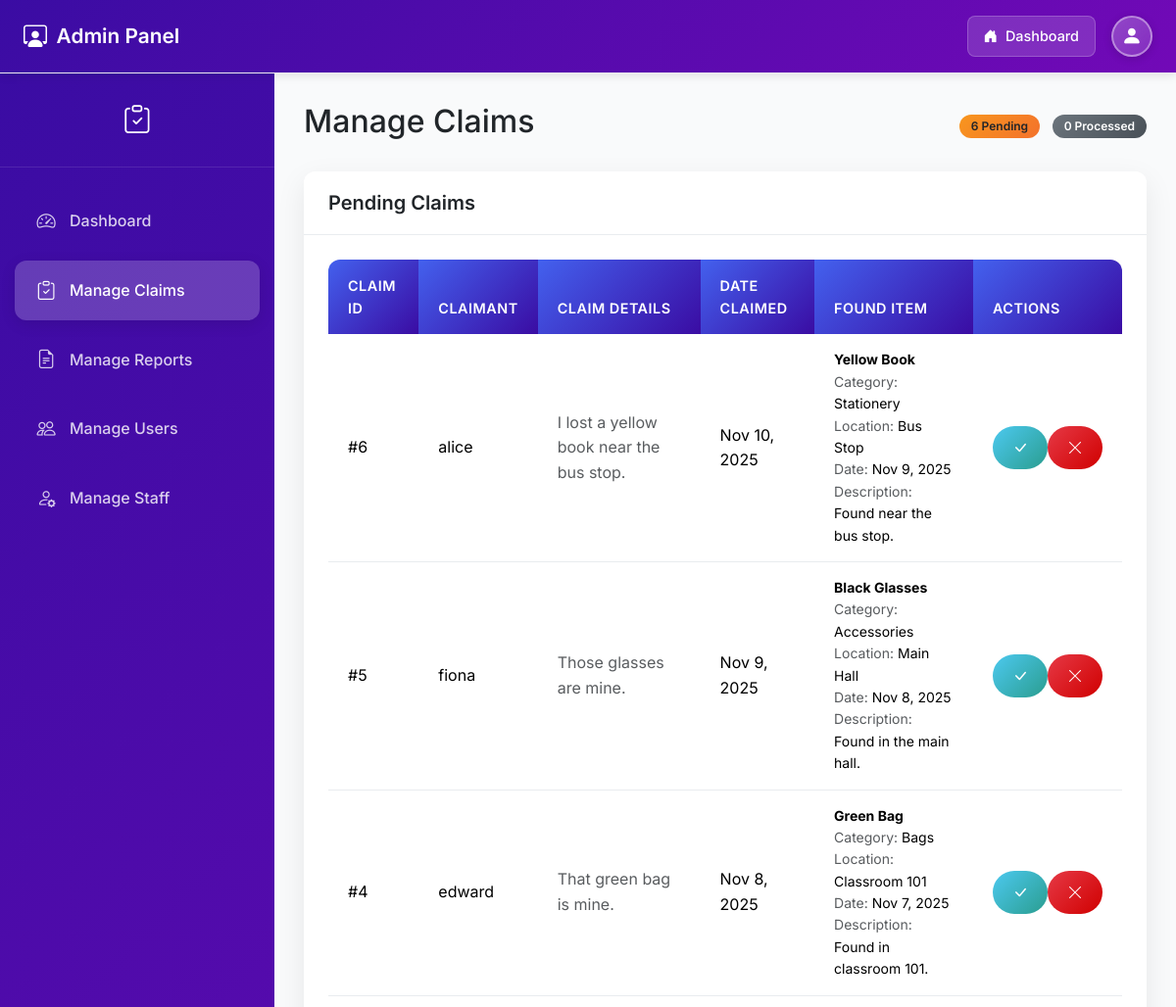
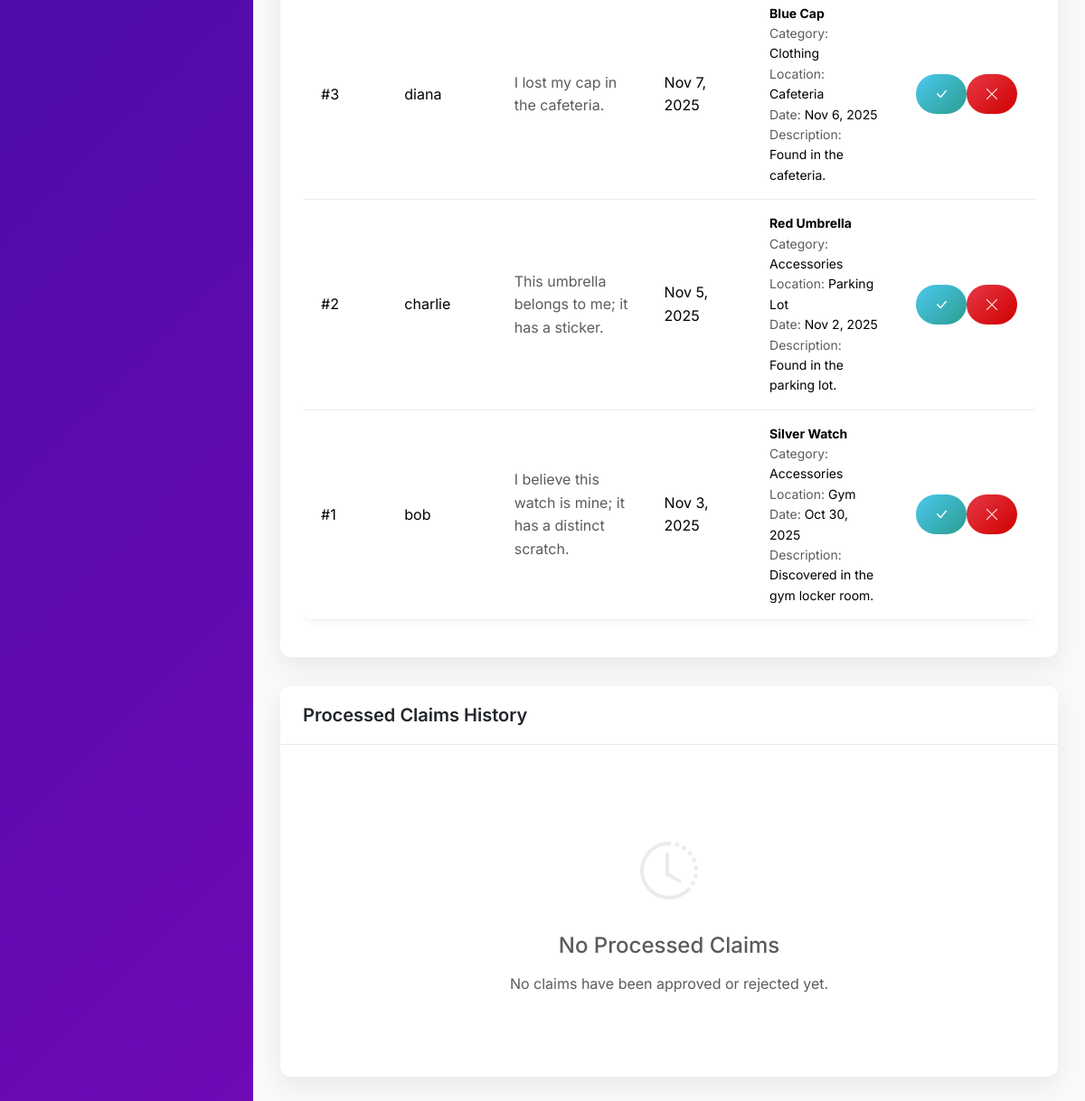
The page /pages/admin/admin_claim.php on the database its author committed (2 pictures, top to bottom).
### tables this page shows
CREATE TABLE ClaimRequest (
    claim_id BIGINT AUTO_INCREMENT PRIMARY KEY,
    found_id BIGINT,
    description VARCHAR(500),
    user_id BIGINT,
    status ENUM('pending', 'approved', 'rejected') DEFAULT 'pending',
    claim_date DATETIME DEFAULT CURRENT_TIMESTAMP,
    admin_approver_id BIGINT NULL,
    staff_approver_id BIGINT NULL,
    approved_date DATETIME NULL,
    FOREIGN KEY (found_id) REFERENCES FoundItem(found_id),
    FOREIGN KEY (user_id) REFERENCES User(user_id),
    FOREIGN KEY (admin_approver_id) REFERENCES Admin(admin_id),
    FOREIGN KEY (staff_approver_id) REFERENCES Staff(staff_id)
);

CREATE TABLE User (
    user_id BIGINT AUTO_INCREMENT PRIMARY KEY,
    username VARCHAR(50) NOT NULL,
    password VARBINARY(255) NOT NULL,
    email VARCHAR(100) NOT NULL,
    phone VARBINARY(255),
    created_at DATETIME DEFAULT CURRENT_TIMESTAMP
);

CREATE TABLE FoundItem (
    found_id BIGINT AUTO_INCREMENT PRIMARY KEY,
    user_id BIGINT,
    item_name VARCHAR(100) NOT NULL,
    description TEXT,
    category VARCHAR(50),
    location VARCHAR(100),
    found_date DATE,
    status ENUM('available', 'returned') DEFAULT 'available',
    created_at DATETIME DEFAULT CURRENT_TIMESTAMP,
    FOREIGN KEY (user_id) REFERENCES User(user_id)
);

### pages/admin/admin_claim.php (the view, shortened to what this page needs)
<?php
require_once '../../config/adminconfig.php';
try {
    $stmt = $pdo->query("CALL ViewPendingClaimsWithFoundDetails()");
    $pending_claims = $stmt->fetchAll();
} catch (PDOException $e) {
    $pending_claims = [];
    $error = "Database error: " . $e->getMessage();
}
try {
    $stmt = $pdo->query("CALL ViewProcessedClaimsWithDetails()");
    $processed_claims = $stmt->fetchAll();
} catch (PDOException $e) {
    $processed_claims = [];
}
?>
<!DOCTYPE html>
<html lang="en">
<head>
    <link href="https://cdn.jsdelivr.net/npm/bootstrap@5.3.3/dist/css/bootstrap.min.css" rel="stylesheet">
    <link href="https://cdn.jsdelivr.net/npm/bootstrap-icons@1.11.3/font/bootstrap-icons.min.css" rel="stylesheet">
    <link rel="stylesheet" href="../../assets/admin-style.css">
</head>
<body>
    <?php include('includes/header.php'); ?>
    <div class="admin-container">
        <div class="admin-sidebar">
            <div class="admin-sidebar-header">
                <h4>
                    <i class="bi bi-clipboard-check"></i>
                </h4>
            </div>
            <nav class="nav flex-column">
                <a class="nav-link" href="admin_dashboard.php">
                    <i class="bi bi-speedometer2"></i> Dashboard
                </a>
                <a class="nav-link active" href="admin_claim.php">
                    <i class="bi bi-clipboard-check"></i> Manage Claims
                </a>
                <a class="nav-link" href="admin_report.php">
                    <i class="bi bi-file-earmark-text"></i> Manage Reports
                </a>
                <a class="nav-link" href="admin_users.php">
                    <i class="bi bi-people"></i> Manage Users
                </a>
                <a class="nav-link" href="admin_staff.php">
                    <i class="bi bi-person-gear"></i> Manage Staff
                </a>
            </nav>
        </div>
        <div class="admin-main-content">
            <div class="admin-content">
                <div class="d-flex justify-content-between align-items-center mb-4">
                    <h2>Manage Claims</h2>
                    <div>
                        <span class="badge bg-warning text-dark me-2"><?php echo count($pending_claims); ?> Pending</span>
                        <span class="badge bg-secondary"><?php echo count($processed_claims); ?> Processed</span>
                    </div>
                </div>
                <div class="admin-card">
                    <div class="card-header">
                        <h5 class="mb-0">Pending Claims</h5>
                    </div>
                    <div class="card-body">
                        <?php if (count($pending_claims) > 0): ?>
                            <div class="table-responsive">
                                <table class="table table-hover">
                                    <thead>
                                        <tr>
                                            <th>Claim ID</th>
                                            <th>Claimant</th>
                                            <th>Claim Details</th>
                                            <th>Date Claimed</th>
                                            <th>Found Item</th>
                                            <th>Actions</th>
                                        </tr>
                                    </thead>
                                    <tbody>
                                        <?php foreach ($pending_claims as $claim): ?>
                                            <tr>
                                                <td>#<?php echo $claim['claim_id']; ?></td>
                                                <td><?php echo htmlspecialchars($claim['requester']); ?></td>
                                                <td>
                                                    <?php
                                                    if (!empty($claim['claim_description'])) {
                                                        echo '<span class="text-muted">' . htmlspecialchars($claim['claim_description']) . '</span>';
                                                    } else {
                                                        echo '<span class="text-muted">No details provided.</span>';
                                                    }
                                                    ?>
                                                </td>
                                                <td><?php echo date('M j, Y', strtotime($claim['claim_date'])); ?></td>
                                                <td>
                                                    <div class="small">
                                                        <strong><?php echo htmlspecialchars($claim['item_name']); ?></strong><br>
                                                        <span class="text-muted">Category:</span> <?php echo htmlspecialchars($claim['category']); ?><br>
                                                        <span class="text-muted">Location:</span> <?php echo htmlspecialchars($claim['location']); ?><br>
                                                        <span class="text-muted">Date:</span> <?php echo date('M j, Y', strtotime($claim['found_date'])); ?><br>
                                                        <span class="text-muted">Description:</span> <?php echo htmlspecialchars($claim['description']); ?>
                                                    </div>
                                                </td>
                                                <td>
                                                    <div class="btn-group btn-group-sm" role="group">
                                                        <form method="POST" class="d-inline">
                                                            <button type="submit"
                                                                    name="approve_claim"
                                                                    class="btn btn-success"
                                                                    title="Approve Claim">
                                                                <i class="bi bi-check-lg"></i>
                                                            </button>
                                                        </form>
                                                        <form method="POST" class="d-inline">
                                                            <button type="submit"
                                                                    name="reject_claim"
                                                                    class="btn btn-danger"
                                                                    title="Reject Claim">
                                                                <i class="bi bi-x-lg"></i>
                                                            </button>
                                                        </form>
                                                    </div>
                                                </td>
                                            </tr>
                                        <?php endforeach; ?>
                                    </tbody>
                                </table>
                            </div>
                        <?php endif; ?>
                    </div>
                </div>
                <div class="admin-card mt-4">
                    <div class="card-header">
                        <h5 class="mb-0">Processed Claims History</h5>
                    </div>
                    <div class="card-body">
                        <?php if (count($processed_claims) > 0): ?>
                            <div class="table-responsive">
                                <table class="table table-hover">
                                    <thead>
                                        <tr>
                                            <th>Claim ID</th>
                                            <th>Claimant</th>
                                            <th>Claim Details</th>
                                            <th>Found Item</th>
                                            <th>Status</th>
                                            <th>Processed By</th>
                                            <th>Date Processed</th>
                                        </tr>
                                    </thead>
                                    <tbody>
                                        <?php foreach ($processed_claims as $claim):
                                            $status_badge = ($claim['status'] == 'approved') ? 'bg-success' : 'bg-danger';
                                            $status_icon = ($claim['status'] == 'approved') ? 'check-circle-fill' : 'x-circle-fill';
                                        ?>
                                            <tr>
                                                <td>#<?php echo $claim['claim_id']; ?></td>
                                                <td><?php echo htmlspecialchars($claim['requester']); ?></td>
                                                <td>
                                                    <small class="text-muted">
                                                        <?php
                                                        if (!empty($claim['claim_description'])) {
                                                            $desc = htmlspecialchars($claim['claim_description']);
                                                            echo strlen($desc) > 50 ? substr($desc, 0, 50) . '...' : $desc;
                                                        } else {
                                                            echo 'No details provided.';
                                                        }
                                                        ?>
                                                    </small>
                                                </td>
                                                <td>
                                                    <div class="small">
                                                        <strong><?php echo htmlspecialchars($claim['item_name']); ?></strong><br>
                                                        <span class="text-muted"><?php echo htmlspecialchars($claim['category']); ?> • <?php echo htmlspecialchars($claim['location']); ?></span>
                                                    </div>
                                                </td>
                                                <td>
                                                    <span class="badge <?php echo $status_badge; ?>">
                                                        <i class="bi bi-<?php echo $status_icon; ?>"></i>
                                                        <?php echo ucfirst($claim['status']); ?>
                                                    </span>
                                                </td>
                                                <td>
                                                    <div class="small">
                                                        <strong><?php echo htmlspecialchars($claim['approver_name']); ?></strong><br>
                                                        <span class="badge badge-sm <?php echo isset($claim['approver_type']) && $claim['approver_type'] == 'admin' ? 'bg-primary' : 'bg-info'; ?>">
                                                            <?php echo isset($claim['approver_type']) ? ucfirst($claim['approver_type']) : 'N/A'; ?>
                                                        </span>
                                                    </div>
                                                </td>
                                                <td>
                                                    <?php
                                                    if ($claim['approved_date']) {
                                                        echo date('M j, Y', strtotime($claim['approved_date'])) . '<br>';
                                                        echo '<small class="text-muted">' . date('g:i A', strtotime($claim['approved_date'])) . '</small>';
                                                    }
                                                    ?>
                                                </td>
                                            </tr>
                                        <?php endforeach; ?>
                                    </tbody>
                                </table>
                            </div>
                        <?php else: ?>
                            <div class="empty-state">
                                <i class="bi bi-clock-history"></i>
                                <h4 class="text-muted mt-3">No Processed Claims</h4>
                                <p class="text-muted">No claims have been approved or rejected yet.</p>
                            </div>
                        <?php endif; ?>
                    </div>
                </div>
            </div>
        </div>
    </div>
</body>
</html>

### rows shown on the page
claimrequest: claim_id "6", user.username "alice", description "I lost a yellow book near the bus stop.", claim_date "Nov 10, 2025", found.item_name "Yellow Book", found.category "Stationery", found.location "Bus Stop", found.found_date "Nov 9, 2025", found.description "Found near the bus stop."
claimrequest: claim_id "5", user.username "fiona", description "Those glasses are mine.", claim_date "Nov 9, 2025", found.item_name "Black Glasses", found.category "Accessories", found.location "Main Hall", found.found_date "Nov 8, 2025", found.description "Found in the main hall."
claimrequest: claim_id "4", user.username "edward", description "That green bag is mine.", claim_date "Nov 8, 2025", found.item_name "Green Bag", found.category "Bags", found.location "Classroom 101", found.found_date "Nov 7, 2025", found.description "Found in classroom 101."
claimrequest: claim_id "3", user.username "diana", description "I lost my cap in the cafeteria.", claim_date "Nov 7, 2025", found.item_name "Blue Cap", found.category "Clothing", found.location "Cafeteria", found.found_date "Nov 6, 2025", found.description "Found in the cafeteria."
claimrequest: claim_id "2", user.username "charlie", description "This umbrella belongs to me; it has a sticker.", claim_date "Nov 5, 2025", found.item_name "Red Umbrella", found.category "Accessories", found.location "Parking Lot", found.found_date "Nov 2, 2025", found.description "Found in the parking lot."
claimrequest: claim_id "1", user.username "bob", description "I believe this watch is mine; it has a distinct scratch.", claim_date "Nov 3, 2025", found.item_name "Silver Watch", found.category "Accessories", found.location "Gym", found.found_date "Oct 30, 2025", found.description "Discovered in the gym locker room."

### other values the page prints
count($pending_claims) "6"
count($processed_claims) "0"
